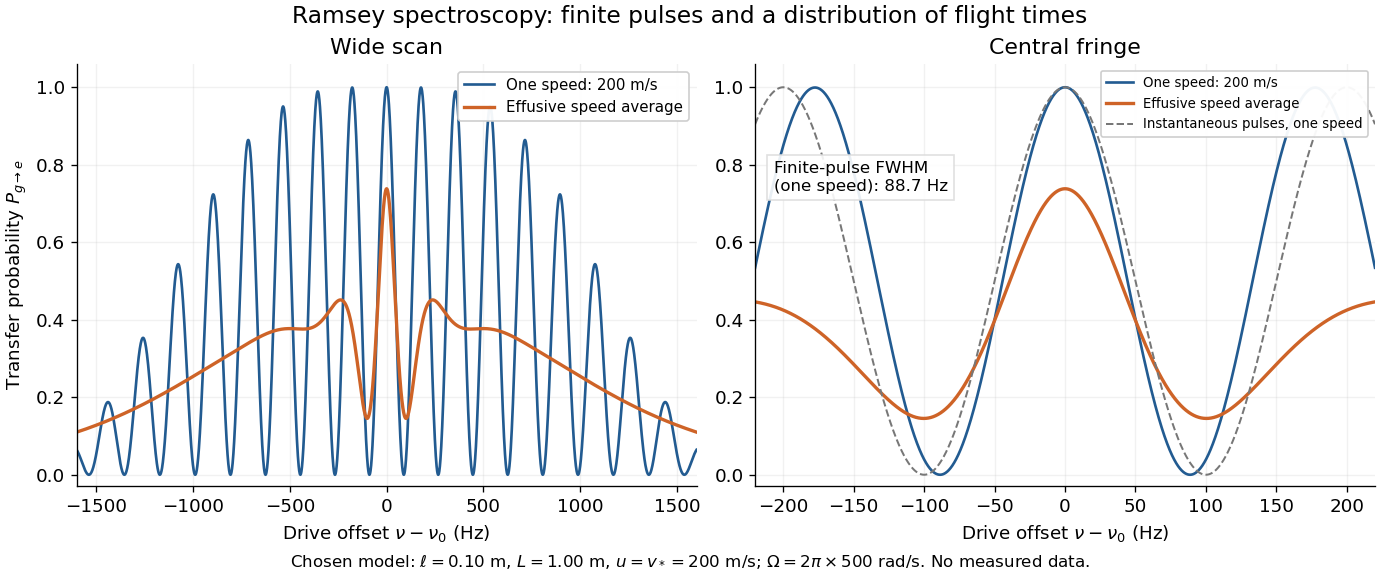

This chart was generated by the following Python code:
"""Original square-pulse Ramsey model; Python 3.14, NumPy 2.3.5, Matplotlib 3.10.7.

Run from _media; writes ramsey-finite-pulse-velocity-average.png to CWD.
No measured data or historical apparatus parameters. No SciPy is required.
"""
from pathlib import Path
import matplotlib.pyplot as plt
import numpy as np

REGION_LENGTH = 0.10  # m, each square interaction region
GAP_LENGTH = 1.00  # m, edge-to-edge drive-free gap
SPEED_SCALE = 200.0  # m/s, also chosen reference speed
OMEGA = 2 * np.pi * 500.0  # rad/s, on-resonance Rabi angular frequency


def probability(delta, tau, flight, omega=OMEGA):
    """Same-phase pulses, initial g, final e, delta = omega_0 - omega_drive."""
    q = np.hypot(omega, delta)
    c = np.cos(q * tau / 2)
    s = np.sin(q * tau / 2)
    return 4 * (omega / q) ** 2 * s**2 * (
        c * np.cos(delta * flight / 2)
        - delta / q * s * np.sin(delta * flight / 2)
    ) ** 2


def beam_average(delta, samples=8001):
    """Integrate an effusive flux PDF; neglected tails have total weight < 4e-10."""
    logv = np.linspace(0.0, np.log(1600.0), samples)
    v = np.exp(logv)
    weights = 2 * v**4 / SPEED_SCALE**4 * np.exp(-(v / SPEED_SCALE) ** 2)
    delta = np.atleast_1d(delta)
    result = np.empty(delta.shape)
    for start in range(0, len(delta), 128):
        d = delta[start:start + 128, None]
        result[start:start + 128] = np.trapezoid(
            probability(d, REGION_LENGTH / v, GAP_LENGTH / v) * weights, logv, axis=1
        )
    return result


def single_speed_fwhm():
    """Bisection of the first positive half-height crossing in ordinary Hz."""
    low, high = 0.0, 100.0
    for _ in range(60):
        mid = (low + high) / 2
        p = probability(2 * np.pi * mid, REGION_LENGTH / SPEED_SCALE,
                        GAP_LENGTH / SPEED_SCALE)
        if p > 0.5:
            low = mid
        else:
            high = mid
    return low + high


def main():
    plt.rcParams.update({'font.size': 11, 'axes.spines.top': False,
                         'axes.spines.right': False, 'figure.facecolor': 'white',
                         'savefig.facecolor': 'white'})
    fig, axes = plt.subplots(1, 2, figsize=(11.5, 4.8), layout='constrained')
    for ax, span, label in zip(axes, (1600, 220), ('Wide scan', 'Central fringe')):
        df = np.linspace(-span, span, 3201)
        delta = -2 * np.pi * df
        mono = probability(delta, REGION_LENGTH / SPEED_SCALE, GAP_LENGTH / SPEED_SCALE)
        avg = beam_average(delta)
        ax.plot(df, mono, color='#225b91', lw=1.6, label='One speed: 200 m/s')
        ax.plot(df, avg, color='#ce6327', lw=2.0, label='Effusive speed average')
        if span == 220:
            ax.plot(df, np.cos(np.pi * df * GAP_LENGTH / SPEED_SCALE) ** 2,
                    color='#777777', ls='--', lw=1.2, label='Instantaneous pulses, one speed')
        ax.set(xlabel=r'Drive offset $\nu-\nu_0$ (Hz)', ylim=(-0.03, 1.06),
               xlim=(-span, span), title=label)
        ax.grid(alpha=0.17)
    axes[0].set_ylabel(r'Transfer probability $P_{g\to e}$')
    axes[0].legend(loc='upper right', fontsize=9, framealpha=0.95)
    axes[1].legend(loc='upper right', fontsize=8, framealpha=0.95)
    axes[1].text(0.03, 0.70, f'Finite-pulse FWHM\n(one speed): {single_speed_fwhm():.1f} Hz',
                 transform=axes[1].transAxes, fontsize=10,
                 bbox={'facecolor': 'white', 'edgecolor': '#dddddd', 'alpha': 0.9})
    fig.suptitle('Ramsey spectroscopy: finite pulses and a distribution of flight times', fontsize=14)
    fig.supxlabel(r'Chosen model: $\ell=0.10$ m, $L=1.00$ m, $u=v_*=200$ m/s; '
                  r'$\Omega=2\pi\times500$ rad/s. No measured data.', fontsize=10)
    fig.savefig(Path.cwd() / (Path(__file__).stem + '.png'), dpi=120)
    plt.close(fig)


if __name__ == '__main__':
    main()
